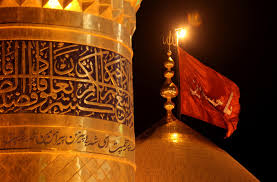
#> input picture Karbala.jpg, 277 x 182 px, given in place of the camera
$ python 'Image_Filter .py'
#> lines starting #> are read from the running program, lines starting #| are printed output that depends on the picture; after the words box and inside, x2 and y2 are one past the last pixel; in counts of white or black regions, pixels touching at a corner belong together

import cv2
import numpy as np
import os.path
import math
cap = cv2.VideoCapture(0)
#word = cv2.putTexts
kernel = np.ones((5,5), np.uint8)

cv2.namedWindow("Original")
cv2.namedWindow("Filtered C1")
cv2.namedWindow("C1 Controls")
cv2.namedWindow("Filtered Red")
cv2.namedWindow("Red Controls")
cv2.namedWindow("Filtered C2")
cv2.namedWindow("C2 Controls")
cv2.namedWindow("Filtered C3")
cv2.namedWindow("C3 Controls")

Rh_min = 160
Rh_max = 180
Rs_min = 105
Rs_max = 255
Rv_min = 105
Rv_max = 255

C1h_min = 103
C1h_max = 157
C1s_min = 64
C1s_max = 255
C1v_min = 0
C1v_max = 255

C2h_min = 39
C2h_max = 147
C2s_min = 102
C2s_max = 255
C2v_min = 70
C2v_max = 255

C3h_min = 20
C3h_max = 55
C3s_min = 42
C3s_max = 255
C3v_min = 0
C3v_max = 255

def nothing0(x):
    global Rh_min
    Rh_min = x

def nothing1(x):
    global Rh_max
    Rh_max = x

def nothing2(x):
    global Rs_min
    Rs_min = x

def nothing3(x):
    global Rs_max
    Rs_max = x

def nothing4(x):
    global Rv_min
    Rv_min = x

def nothing5(x):
    global Rv_max
    Rv_max = x

def nothing6(x):
    global C1h_min
    C1h_min = x

def nothing7(x):
    global C1h_max
    C1h_max = x

def nothing8(x):
    global C1s_min
    C1s_min = x

def nothing9(x):
    global C1s_max
    C1s_max = x

def nothing10(x):
    global C1v_min
    C1v_min = x

def nothing11(x):
    global C1v_max
    C1v_max = x

def nothing12(x):
    global C2h_min
    C2h_min = x

def nothing13(x):
    global C2h_max
    C2h_max = x

def nothing14(x):
    global C2s_min
    C2s_min = x

def nothing15(x):
    global C2s_max
    C2s_max = x

def nothing16(x):
    global C2v_min
    C2v_min = x

def nothing17(x):
    global C2v_max
    C2v_max = x

def nothing18(x):
    global C3h_min
    C3h_min = x

def nothing19(x):
    global C3h_max
    C3h_max = x

def nothing20(x):
    global C3s_min
    C3s_min = x

def nothing21(x):
    global C3s_max
    C3s_max = x

def nothing22(x):
    global C3v_min
    C3v_min = x

def nothing23(x):
    global C3v_max
    C3v_max = x


def nothing(x):
    pass
cv2.createTrackbar ("R Hue Min","Red Controls",160,180,nothing)
cv2.createTrackbar ("R Hue Max","Red Controls",20,180,nothing)
cv2.createTrackbar ("R Sat Min","Red Controls",0,255,nothing)
cv2.createTrackbar ("R Sat Max","Red Controls",255,255,nothing)
cv2.createTrackbar ("R Val Min","Red Controls",0,255,nothing)
cv2.createTrackbar ("R Val Max","Red Controls",255,255,nothing)
cv2.createTrackbar ("C1 Hue Min","C1 Controls",90,180,nothing)
cv2.createTrackbar ("C1 Hue Max","C1 Controls",150,180,nothing)
cv2.createTrackbar ("C1 Sat Min","C1 Controls",0,255,nothing)
cv2.createTrackbar ("C1 Sat Max","C1 Controls",255,255,nothing)
cv2.createTrackbar ("C1 Val Min","C1 Controls",0,255,nothing)
cv2.createTrackbar ("C1 Val Max","C1 Controls",255,255,nothing)
cv2.createTrackbar ("C2 Hue Min","C2 Controls",30,180,nothing)
cv2.createTrackbar ("C2 Hue Max","C2 Controls",90,180,nothing)
cv2.createTrackbar ("C2 Sat Min","C2 Controls",0,255,nothing)
cv2.createTrackbar ("C2 Sat Max","C2 Controls",255,255,nothing)
cv2.createTrackbar ("C2 Val Min","C2 Controls",0,255,nothing)
cv2.createTrackbar ("C2 Val Max","C2 Controls",255,255,nothing)
cv2.createTrackbar ("C3 Hue Min","C3 Controls",10,180,nothing)
cv2.createTrackbar ("C3 Hue Max","C3 Controls",70,180,nothing)
cv2.createTrackbar ("C3 Sat Min","C3 Controls",0,255,nothing)
cv2.createTrackbar ("C3 Sat Max","C3 Controls",255,255,nothing)
cv2.createTrackbar ("C3 Val Min","C3 Controls",0,255,nothing)
cv2.createTrackbar ("C3 Val Max","C3 Controls",255,255,nothing)

key_pressed = 1

while (key_pressed != 27):
    ret, frame= cap.read()
#> frame is the input picture: shape (182, 277, 3); mean B, G, R 14.3, 54.8, 114.4

    hsv_img= cv2.cvtColor(frame, cv2.COLOR_BGR2HSV)
#> hsv_img: shape (182, 277, 3); mean H, S, V 21, 218.5, 114.5

    Rh_min = cv2.getTrackbarPos("R Hue Min","Red Controls")
    Rh_max = cv2.getTrackbarPos("R Hue Max","Red Controls")
    Rs_min = cv2.getTrackbarPos("R Sat Min","Red Controls")
    Rs_max = cv2.getTrackbarPos("R Sat Max","Red Controls")
    Rv_min = cv2.getTrackbarPos("R Val Min","Red Controls")
    Rv_max = cv2.getTrackbarPos("R Val Max","Red Controls")
    C1h_min = cv2.getTrackbarPos("C1 Hue Min","C1 Controls")
    C1h_max = cv2.getTrackbarPos("C1 Hue Max","C1 Controls")
    C1s_min = cv2.getTrackbarPos("C1 Sat Min","C1 Controls")
    C1s_max = cv2.getTrackbarPos("C1 Sat Max","C1 Controls")
    C1v_min = cv2.getTrackbarPos("C1 Val Min","C1 Controls")
    C1v_max = cv2.getTrackbarPos("C1 Val Max","C1 Controls")
    C2h_min = cv2.getTrackbarPos("C2 Hue Min","C2 Controls")
    C2h_max = cv2.getTrackbarPos("C2 Hue Max","C2 Controls")
    C2s_min = cv2.getTrackbarPos("C2 Sat Min","C2 Controls")
    C2s_max = cv2.getTrackbarPos("C2 Sat Max","C2 Controls")
    C2v_min = cv2.getTrackbarPos("C2 Val Min","C2 Controls")
    C2v_max = cv2.getTrackbarPos("C2 Val Max","C2 Controls")
    C3h_min = cv2.getTrackbarPos("C3 Hue Min","C3 Controls")
    C3h_max = cv2.getTrackbarPos("C3 Hue Max","C3 Controls")
    C3s_min = cv2.getTrackbarPos("C3 Sat Min","C3 Controls")
    C3s_max = cv2.getTrackbarPos("C3 Sat Max","C3 Controls")
    C3v_min = cv2.getTrackbarPos("C3 Val Min","C3 Controls")
    C3v_max = cv2.getTrackbarPos("C3 Val Max","C3 Controls")

    lower_r= [Rh_min,Rs_min,Rv_min]
    upper_r= [180,Rs_max,Rv_max]
    lower_R= [0,Rs_min,Rv_min]
    upper_R= [Rh_max,Rs_max,Rv_max]
    lower_C1= [C1h_min,C1s_min,C1v_min]
    upper_C1= [C1h_max,C1s_max,C1v_max]
    lower_C2= [C2h_min,C2s_min,C2v_min]
    upper_C2= [C2h_max,C2s_max,C2v_max]
    lower_C3= [C3h_min,C3s_min,C3v_min]
    upper_C3= [C3h_max,C3s_max,C3v_max]

    lower_r= np.array(lower_r,dtype = "uint8")
    upper_r= np.array(upper_r,dtype = "uint8")
    lower_R= np.array(lower_r,dtype = "uint8")
    upper_R= np.array(upper_r,dtype = "uint8")
    lower_C1= np.array(lower_C1,dtype = "uint8")
    upper_C1= np.array(upper_C1,dtype = "uint8")
    lower_C2= np.array(lower_C2,dtype = "uint8")
    upper_C2= np.array(upper_C2,dtype = "uint8")
    lower_C3= np.array(lower_C3,dtype = "uint8")
    upper_C3= np.array(upper_C3,dtype = "uint8")

    red_mask= cv2.inRange(hsv_img, lower_r, upper_r)
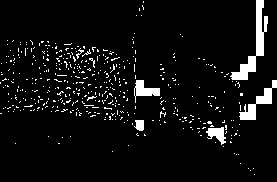
#> red_mask: shape (182, 277); 6% white; 447 white regions (440 under 20 px), largest, box (x1, y1, x2, y2) and area: (230, 0, 268, 80) 781, (239, 80, 277, 120) 438, (134, 80, 160, 103) 271
    Red_mask= cv2.inRange(hsv_img, lower_R, upper_R)
    C1_mask= cv2.inRange(hsv_img, lower_C1, upper_C1)
#> C1_mask: shape (182, 277); 0.67% white in thin lines or dots
    C2_mask= cv2.inRange(hsv_img, lower_C2, upper_C2)
#> C2_mask: shape (182, 277); 0.91% white in thin lines or dots
    C3_mask= cv2.inRange(hsv_img, lower_C3, upper_C3)
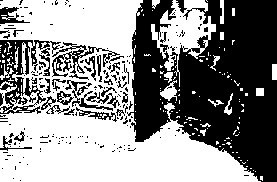
#> C3_mask: shape (182, 277); 54.9% white; 199 black regions (162 under 20 px), largest, box (x1, y1, x2, y2) and area: (127, 0, 277, 182) 17609, (0, 40, 61, 114) 1678, (52, 42, 120, 80) 636

    filtered_R=cv2.bitwise_or(frame, frame, mask=Red_mask)
    filtered_r=cv2.bitwise_or(frame, frame, mask=red_mask)
    filtered_C1=cv2.bitwise_or(frame, frame, mask = C1_mask)
    filtered_C2=cv2.bitwise_or(frame, frame, mask=C2_mask)
    filtered_C3=cv2.bitwise_or(frame, frame, mask=C3_mask)

    erode_R = cv2.erode(filtered_R, kernel, iterations=1)
    erode_r = cv2.erode(filtered_r, kernel, iterations=1)
    erode_C1 = cv2.erode(filtered_C1, kernel, iterations=1)
#> erode_C1: shape (182, 277, 3); every value is 0
    erode_C2 = cv2.erode(filtered_C2, kernel, iterations=1)
    erode_C3 = cv2.erode(filtered_C3, kernel, iterations=1)

    clean_R = cv2.dilate(erode_R, kernel, iterations=1)
    clean_r = cv2.dilate(erode_r, kernel, iterations=1)
    clean_C1 = cv2.dilate(erode_C1, kernel, iterations=1)
    clean_C2 = cv2.dilate(erode_C2, kernel, iterations=1)
    clean_C3 = cv2.dilate(erode_C3, kernel, iterations=1)
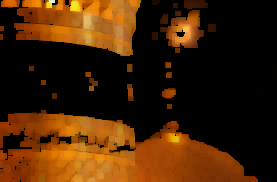
#> clean_C3: shape (182, 277, 3); mean B, G, R 5, 34.3, 66.8


    dilated_combo_red = cv2.bitwise_or(clean_R,clean_r)
    erode_combo_red = cv2.bitwise_or(erode_R,erode_r)

    cleaned_filtered_combo_red= cv2.bitwise_or(clean_R, clean_r)
    gs_cleaned_filtered_combo_red = cv2.cvtColor (cleaned_filtered_combo_red, cv2.COLOR_BGR2GRAY)
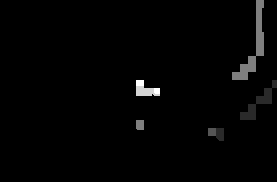
#> gs_cleaned_filtered_combo_red: shape (182, 277); min 0, max 6, mean 0.0872; drawn with min black and max white
    moment_values_red = cv2.moments(gs_cleaned_filtered_combo_red)
#> moment_values_red = moments, m00 4395, centre m10/m00, m01/m00 = (212.4, 73.67)
    if moment_values_red["m00"] !=0:
        x_centered_red = moment_values_red["m10"]/moment_values_red["m00"]
#> x_centered_red = 212.4
        y_centered_red = moment_values_red["m01"]/moment_values_red["m00"]
#> y_centered_red = 73.67
    else:
        x_centered_red = 1
        y_centered_red = 1
    #print ( "Red X =", x_centered_red,     "Red Y =", y_centered_red,)
    gs_clean_C1 = cv2.cvtColor (clean_C1, cv2.COLOR_BGR2GRAY)
#> gs_clean_C1: shape (182, 277); every value is 0
    moment_values_C1 = cv2.moments(gs_clean_C1)
#> moment_values_C1 = moments, m00 0
    if moment_values_C1["m00"] !=0:
        x_centered_C1 = moment_values_C1["m10"]/moment_values_C1["m00"]
        y_centered_C1 = moment_values_C1["m01"]/moment_values_C1["m00"]
    else:
        x_centered_C1 = 1
        y_centered_C1 = 1
    #print ( "C1 X =", x_centered_C1,   "C1 Y=", y_centered_C1,)

    gs_clean_C2 = cv2.cvtColor (clean_C2, cv2.COLOR_BGR2GRAY)
    moment_values_C2 = cv2.moments(gs_clean_C2)
#> moment_values_C2 = moments, m00 0
    if moment_values_C2["m00"] !=0:
        x_centered_C2 = moment_values_C2["m10"]/moment_values_C2["m00"]
        y_centered_C2 = moment_values_C2["m01"]/moment_values_C2["m00"]
    else:
        x_centered_C2 = 1
        y_centered_C2 = 1
    #print ( "C2 X =", x_centered_C2,   "C2 Y=", y_centered_C2,)

    gs_clean_C3 = cv2.cvtColor (clean_C3, cv2.COLOR_BGR2GRAY)
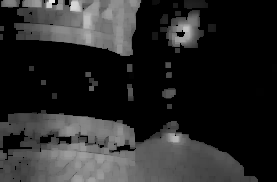
#> gs_clean_C3: shape (182, 277); min 0, max 233, mean 40.6
    moment_values_C3 = cv2.moments(gs_clean_C3)
#> moment_values_C3 = moments, m00 2049169, centre m10/m00, m01/m00 = (104.3, 103.2)
    if moment_values_C3["m00"] !=0:
        x_centered_C3 = moment_values_C3["m10"]/moment_values_C3["m00"]
#> x_centered_C3 = 104.3
        y_centered_C3 = moment_values_C3["m01"]/moment_values_C3["m00"]
#> y_centered_C3 = 103.2
    else:
        x_centered_C3 = 1
        y_centered_C3 = 1
    #print ( "C3 X =", x_centered_C3,  "C3 Y=", y_centered_C3,)

    cv2.line(frame, (int(x_centered_red), int(y_centered_red)), (int(x_centered_C1), int(y_centered_C1)), (255,255,0), 3)
    cv2.line(frame, (int(x_centered_C3), int(y_centered_C3)), (int(x_centered_C2), int(y_centered_C2)), (255,255,255), 3)
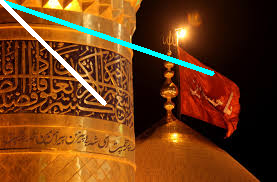
#> frame: shape (182, 277, 3); mean B, G, R 22.9, 61.4, 112.8
    adjacent = 1
    if adjacent !=0:
        opp = float((y_centered_C3 - y_centered_C2)/2)
#> opp = 51.11
        adj = float((x_centered_C3 - x_centered_C2)/2)
#> adj = 51.65
        rad = int(math.atan(opp/adj)*180/math.pi)
#> rad = 44
        angle = rad # * 180 / 3.14159
#> angle = 44
        cv2.putText(frame, str(angle), (100, 100), cv2.FONT_HERSHEY_PLAIN,2,(0, 255, 0))
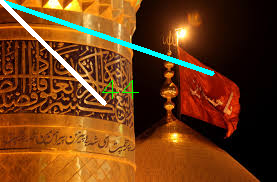
#> frame: shape (182, 277, 3); 0.18% of pixels changed, all inside (x1, y1, x2, y2) = (102, 80, 139, 99)


    #dilated_combo_C1 = cv2.bitwise_or(dilate_C1,erode_C1)
    cv2.imshow("Original",frame)
    cv2.imshow("Filtered Red",cleaned_filtered_combo_red)
    cv2.imshow("Filtered C1", clean_C1)
    cv2.imshow("Filtered C2", clean_C2)
    cv2.imshow("Filtered C3", clean_C3)


    key_pressed = cv2.waitKey(1)
#> (key Esc is pressed here)


if key_pressed == 27:
    cap.release()
    cv2.destroyAllWindows()

$ run again, on Matam.jpg
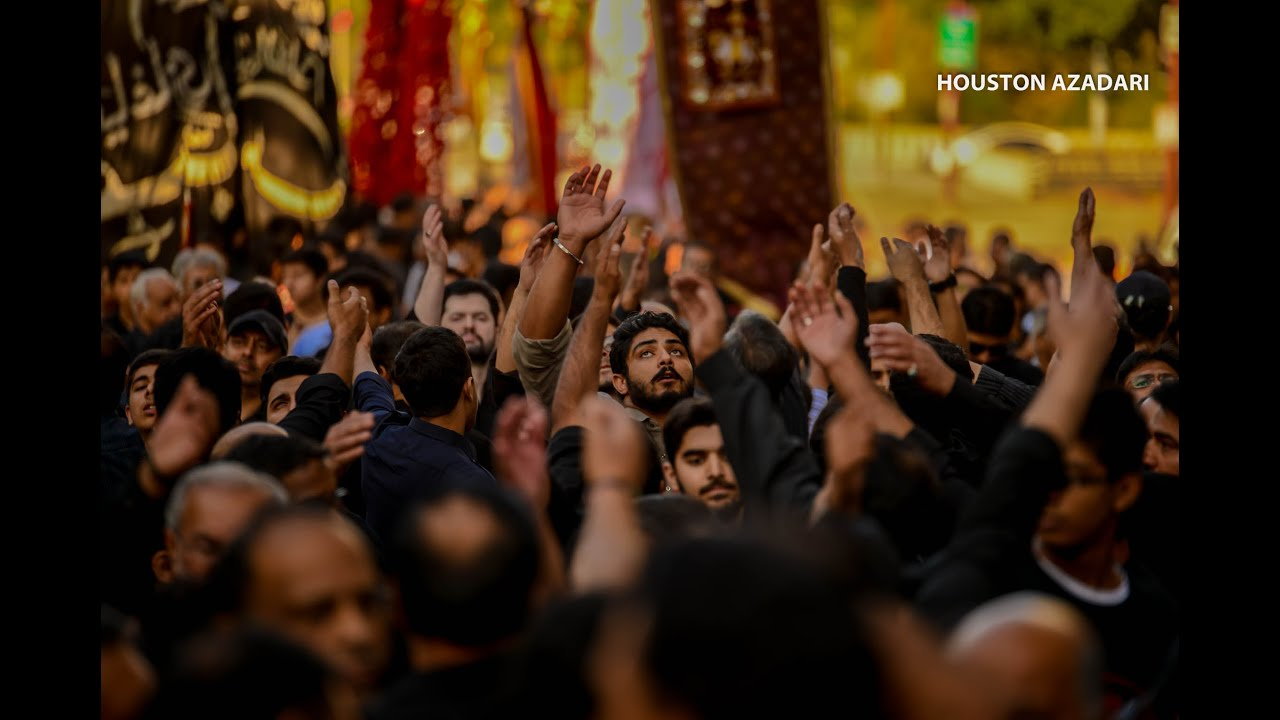
#> input picture Matam.jpg, 1280 x 720 px, given in place of the camera
#> frame is the input picture: shape (720, 1280, 3); mean B, G, R 19.3, 38.5, 59.6
#> hsv_img: shape (720, 1280, 3); mean H, S, V 18.5, 136.2, 60
#> `red_mask= cv2.inRange(hsv_img, lower_r, upper_r)`:
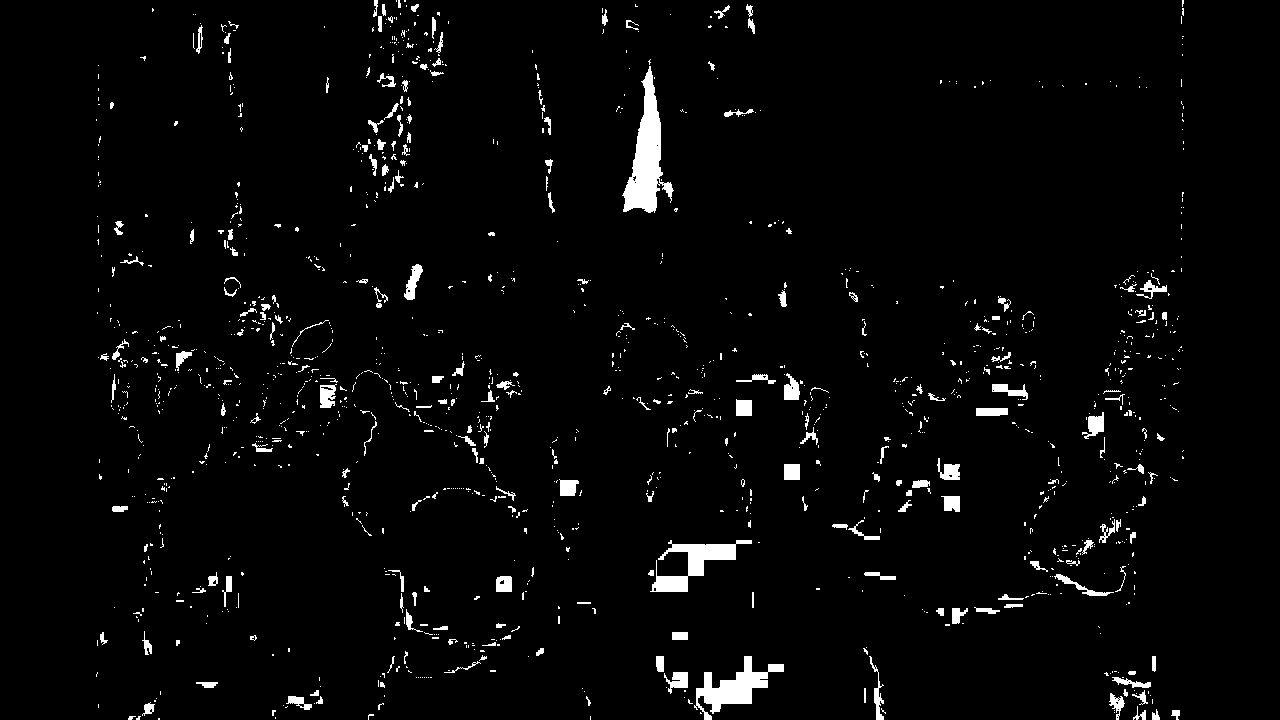
#> red_mask: shape (720, 1280); 2.9% white; 1403 white regions (1174 under 20 px), largest, box (x1, y1, x2, y2) and area: (622, 66, 674, 213) 3174, (694, 656, 784, 720) 2035, (650, 540, 752, 592) 1843
#> C1_mask: shape (720, 1280); 3.1% white; 330 white regions (168 under 20 px), largest, box (x1, y1, x2, y2) and area: (352, 371, 512, 544) 11012, (96, 410, 144, 496) 2593, (1056, 564, 1136, 612) 1178
#> C2_mask: shape (720, 1280); 2.7% white; 722 white regions (516 under 20 px), largest, box (x1, y1, x2, y2) and area: (960, 426, 1056, 536) 3031, (936, 14, 980, 73) 2036, (604, 0, 644, 77) 1012
#> C3_mask: shape (720, 1280); 50.7% white; 1435 black regions (1180 under 20 px), largest, box (x1, y1, x2, y2) and area: (0, 0, 618, 720) 192794, (661, 0, 1280, 720) 177884, (650, 608, 918, 720) 16506
#> moment_values_red = moments, m00 404514, centre m10/m00, m01/m00 = (648.9, 217.5)
#> x_centered_red = 648.9
#> y_centered_red = 217.5
#> moment_values_C1 = moments, m00 406128, centre m10/m00, m01/m00 = (571.2, 426.3)
#> x_centered_C1 = 571.2
#> y_centered_C1 = 426.3
#> moment_values_C2 = moments, m00 637727, centre m10/m00, m01/m00 = (805.1, 115.5)
#> x_centered_C2 = 805.1
#> y_centered_C2 = 115.5
#> moment_values_C3 = moments, m00 28228005, centre m10/m00, m01/m00 = (692.9, 239.2)
#> x_centered_C3 = 692.9
#> y_centered_C3 = 239.2
#> `cv2.line(frame, (int(x_centered_C3), int(y_centered_C3)), (int(x_cente..`:
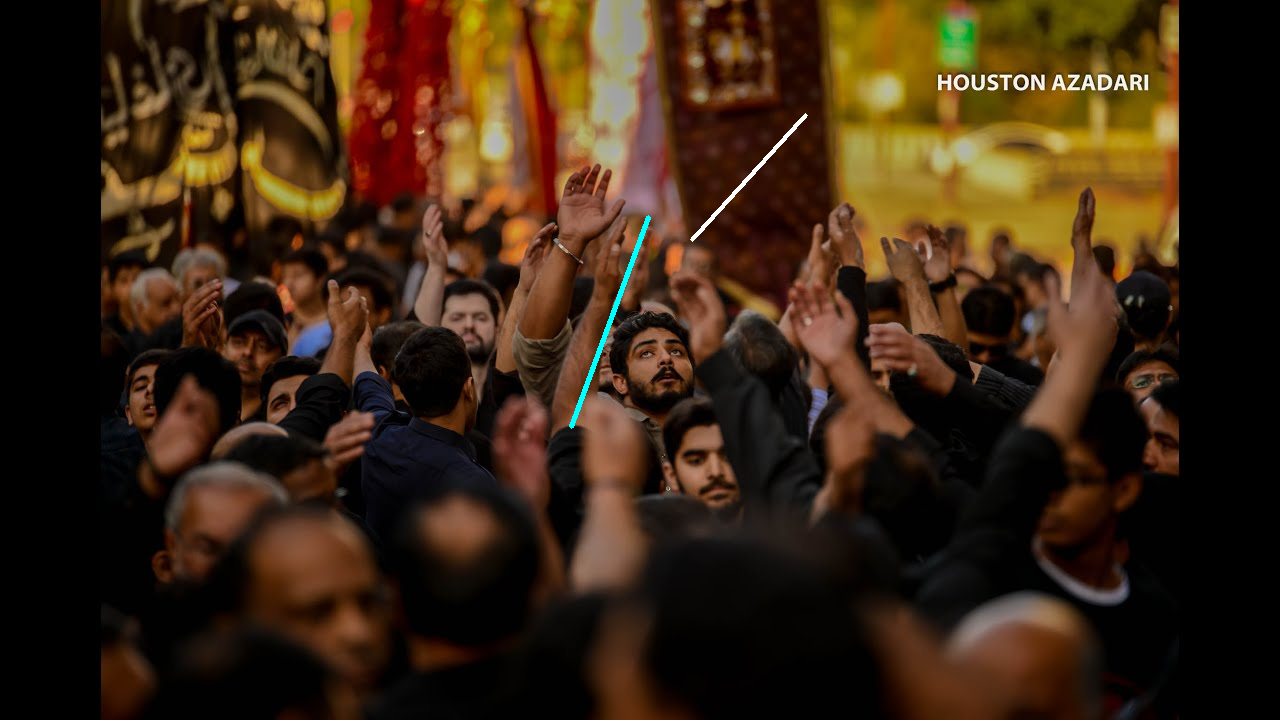
#> frame: shape (720, 1280, 3); mean B, G, R 19.8, 38.9, 59.6
#> opp = 61.88
#> adj = -56.11
#> rad = -47
